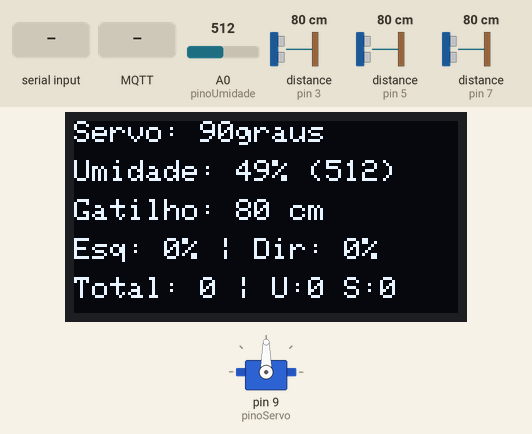
A sketch run on a simulated Arduino Uno WiFi Rev2. On the bench: 128×64 one-colour display, servo. Wiring (inferred from the names in the program): 3 × ultrasonic range finder: trigger pin 2, echo pin 3 / trigger pin 4, echo pin 5 / trigger pin 6, echo pin 7. Inputs (shaded band) come from the test bench; at power-on: distance to the obstacle (sensors on pin 5, pin 3, pin 7) 80 cm, A0 (pinoUmidade) = 512. The echo pulse lasts 58.3 µs per cm; WiFi joins after 1.5 s; servers stay silent unless stated; random numbers use the default seed unless the sketch sets one; no MQTT or app messages arrive unless stated; what the sketch prints to the serial monitor is not drawn.

Above: at 4.8 s.
4.9 s: "travar\n" received over Serial
At 6.1 s:
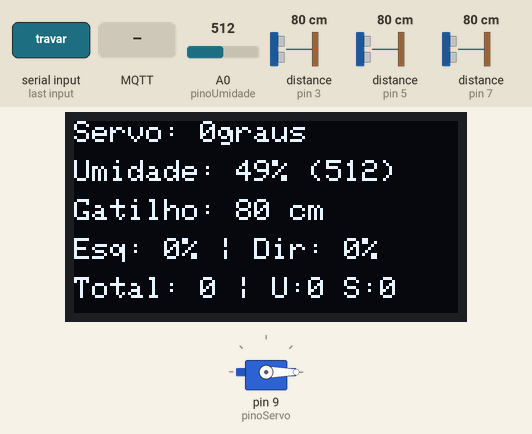
6.6 s: distance to the obstacle (sensor on pin 5) set to 2 cm
At 8.0 s:
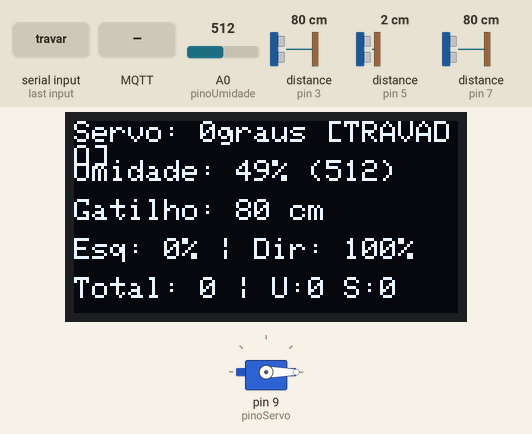
8.3 s: MQTT message "travar" arrives on the first subscribed topic
At 9.2 s:
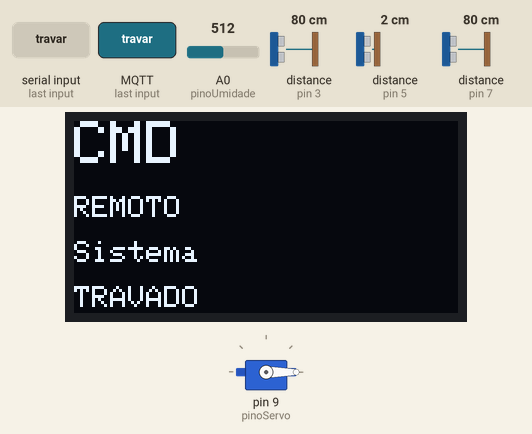
11.3 s: distance to the obstacle (sensor on pin 3) set to 2 cm
At 12.7 s:
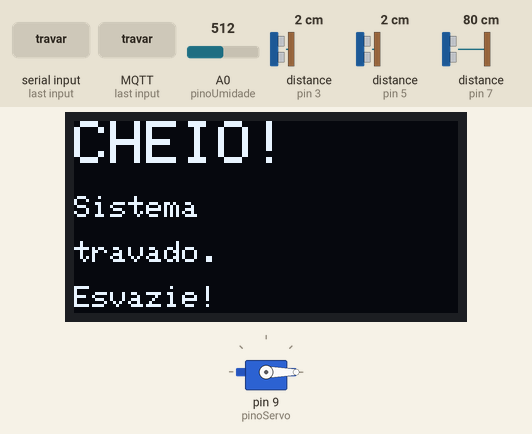
13.0 s: MQTT message "liberar" arrives on the first subscribed topic
At 14.9 s:
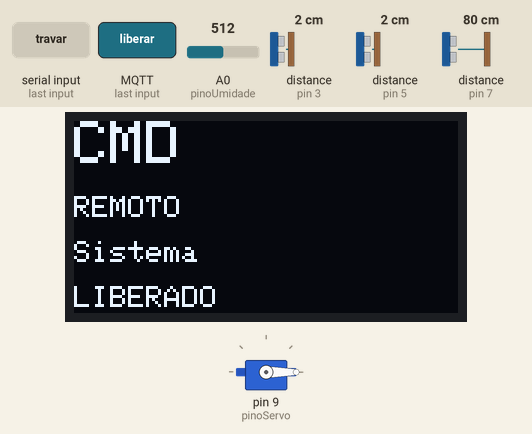
16.0 s: distance to the obstacle (sensor on pin 5) set to 4 cm
At 17.6 s:
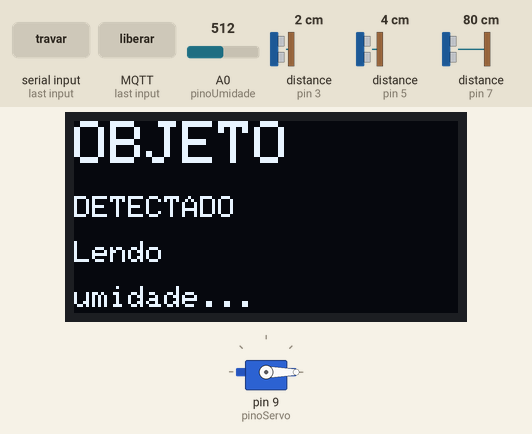
Timing chart, 0 to 21.0 s (numbered marks = the images above; inputs shaded):
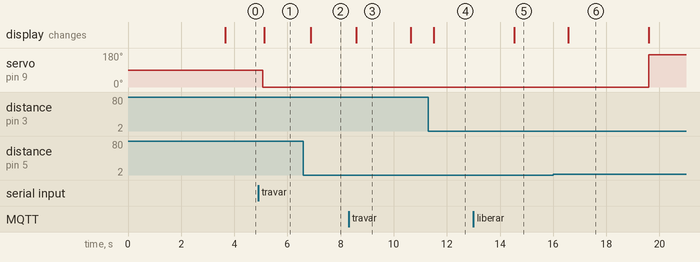

Measured:
- after the input at 4.9 s, servo on pin 9 (pinoServo): 90° → 0° after 0.18 s; the display: changes after 0.22 s (image 1)
- after the input at 6.6 s, the display: changes after 0.28 s (image 2)
- after the input at 8.3 s, the display: changes after 0.30 s (image 3)
- after the input at 11.3 s, the display: changes after 0.20 s (image 4)
- after the input at 13.0 s, the display: changes after 1.5 s (image 5)
- after the input at 16.0 s, servo on pin 9 (pinoServo): 0° → 170° after 3.6 s
- what the display in image 3 shows lasts 2.0 s, from 8.6 s to 10.6 s

The sketch:

lixeira_iot.ino
```cpp
/*
 * LIXEIRA INTELIGENTE IoT
 * ========================
 * Extensão do sistema de triagem automática com suporte a MQTT.
 *
 * Dependências adicionais:
 *   - PubSubClient (by Nick O'Leary)  -> Gerenciador de Bibliotecas Arduino
 *   - WiFiNINA  (se usar Arduino Uno WiFi R2 / Nano 33 IoT)
 *     OU
 *   - Ethernet  (se usar shield Ethernet W5100/W5500)
 *
 * Broker: broker.hivemq.com (público, porta 1883)
 * Tópicos publicados:
 *   lixeira/<ID>/status   -> JSON com todos os sensores (modo espera)
 *   lixeira/<ID>/triagem  -> JSON com resultado de cada triagem
 *   lixeira/<ID>/alerta   -> JSON com alertas de nível / travamento
 *
 * Tópicos assinados:
 *   lixeira/<ID>/cmd      -> comandos remotos: "reset", "travar", "liberar"
 */

#include <Servo.h>
#include <Wire.h>
#include <Adafruit_GFX.h>
#include <Adafruit_SSD1306.h>

// ── Escolha uma das duas opções de conectividade ─────────────────────────────
#define USAR_WIFI      // Comente esta linha e descomente a de baixo para Ethernet
// #define USAR_ETHERNET

#ifdef USAR_WIFI
  #include <WiFiNINA.h>
  #include <PubSubClient.h>
  const char* WIFI_SSID     = "SEU_WIFI";
  const char* WIFI_SENHA    = "SUA_SENHA";
  WiFiClient redeCliente;
#endif

#ifdef USAR_ETHERNET
  #include <Ethernet.h>
  #include <PubSubClient.h>
  byte mac[] = { 0xDE, 0xAD, 0xBE, 0xEF, 0xFE, 0xED };
  EthernetClient redeCliente;
#endif

// ── MQTT ──────────────────────────────────────────────────────────────────────
const char* MQTT_BROKER  = "broker.hivemq.com";
const int   MQTT_PORTA   = 1883;
const char* LIXEIRA_ID   = "lixeira_01"; // Mude se tiver múltiplas unidades

char topico_status[40];
char topico_triagem[40];
char topico_alerta[40];
char topico_cmd[40];

PubSubClient mqtt(redeCliente);

// ── DISPLAY OLED ──────────────────────────────────────────────────────────────
#define LARGURA_OLED 128
#define ALTURA_OLED  64
#define RESET_OLED   -1
Adafruit_SSD1306 display(LARGURA_OLED, ALTURA_OLED, &Wire, RESET_OLED);

// ── PINOS ────────────────────────────────────────────────────────────────────
const int trigger1 = 2;  const int eco1 = 3;  // Gatilho (entrada de lixo)
const int trigger2 = 4;  const int eco2 = 5;  // Nível compartimento DIR (Úmido)
const int trigger3 = 6;  const int eco3 = 7;  // Nível compartimento ESQ (Seco)
const int pinoUmidade    = A0;
const int pinoServo      = 9;

// ── LIMITES E CALIBRAÇÃO ──────────────────────────────────────────────────────
const float limiarUmidade           = 1;    // % mínimo para considerar "molhado"
const int   distanciaDeteccaoLixo  = 15;   // cm — gatilho de entrada
const int   ALTURA_COMPARTIMENTO   = 30;   // cm — altura interna do compartimento
const int   LIMITE_CHEIO_AVISO     = 75;   // % — exibe alerta amarelo
const int   LIMITE_CHEIO_TRAVA     = 95;   // % — trava a aleta, bloqueia entrada

Servo motorAleta;
int anguloBase = 90;
int anguloEsq  = 20;
int anguloDir  = 170;
int anguloAtual = 90;

// ── ESTADO GLOBAL ─────────────────────────────────────────────────────────────
bool  travado          = false;  // Trava remota ou por nível
int   totalTriagens    = 0;
int   totalUmidos      = 0;
int   totalSecos       = 0;
unsigned long ultimoPublish = 0;
const unsigned long INTERVALO_STATUS = 2000; // ms entre publicações de status

// ── PROTÓTIPOS ────────────────────────────────────────────────────────────────
long lerDistancia(int trig, int eco);
int  calcularNivel(long distancia);
void displayAviso(String l1, String l2, String l3, String l4);
void conectarMQTT();
void callbackMQTT(char* topico, byte* payload, unsigned int tamanho);
void publicarStatus(long distEntrada, int umidade, int nivelDir, int nivelEsq);
void publicarTriagem(bool umido, int umidade, int nivelDir, int nivelEsq);
void publicarAlerta(String tipo, String mensagem);
String construirJsonStatus(long distEntrada, int umidade, int nivelDir, int nivelEsq);
String construirJsonTriagem(bool umido, int umidade, int nivelDir, int nivelEsq);

// =============================================================================
void setup() {
  Serial.begin(9600);
  Serial.setTimeout(50);

  // Tópicos MQTT
  sprintf(topico_status,  "lixeira/%s/status",  LIXEIRA_ID);
  sprintf(topico_triagem, "lixeira/%s/triagem", LIXEIRA_ID);
  sprintf(topico_alerta,  "lixeira/%s/alerta",  LIXEIRA_ID);
  sprintf(topico_cmd,     "lixeira/%s/cmd",     LIXEIRA_ID);

  // OLED
  if (!display.begin(SSD1306_SWITCHCAPVCC, 0x3C)) {
    Serial.println(F("Falha OLED"));
    for (;;);
  }
  display.clearDisplay();
  display.setTextColor(WHITE);

  // Pinos
  pinMode(eco1, INPUT);    pinMode(trigger1, OUTPUT);
  pinMode(eco2, INPUT);    pinMode(trigger2, OUTPUT);
  pinMode(eco3, INPUT);    pinMode(trigger3, OUTPUT);
  pinMode(pinoUmidade, INPUT);

  // Servo
  motorAleta.attach(pinoServo);
  motorAleta.write(anguloBase);

  // Rede
  #ifdef USAR_WIFI
    display.setCursor(0,0); display.setTextSize(1);
    display.println("Conectando WiFi..."); display.display();
    WiFi.begin(WIFI_SSID, WIFI_SENHA);
    int tentativas = 0;
    while (WiFi.status() != WL_CONNECTED && tentativas < 20) {
      delay(500); Serial.print("."); tentativas++;
    }
    if (WiFi.status() == WL_CONNECTED) {
      Serial.println("\nWiFi OK: " + WiFi.localIP().toString());
    }
  #endif
  #ifdef USAR_ETHERNET
    Ethernet.begin(mac);
    delay(1000);
  #endif

  mqtt.setServer(MQTT_BROKER, MQTT_PORTA);
  mqtt.setCallback(callbackMQTT);
  conectarMQTT();

  delay(2000);
}

// =============================================================================
void loop() {
  // Mantém conexão MQTT ativa
  if (!mqtt.connected()) conectarMQTT();
  mqtt.loop();

  // Controle manual via Serial (mantido do projeto original)
  if (Serial.available() > 0) {
    String cmd = Serial.readStringUntil('\n');
    cmd.trim();
    if (cmd.length() > 0) {
      int novoAngulo = cmd.toInt();
      if (novoAngulo >= 0 && novoAngulo <= 180) {
        anguloAtual = novoAngulo;
        motorAleta.write(anguloAtual);
      }
    }
  }

  // ── Leitura dos sensores ───────────────────────────────────────────────────
  long distEntrada       = lerDistancia(trigger1, eco1);
  long distNivelDir      = lerDistancia(trigger2, eco2);
  long distNivelEsq      = lerDistancia(trigger3, eco3);
  int  valorBrutoUmidade = analogRead(pinoUmidade);
  int  umidade           = constrain(map(valorBrutoUmidade, 1010, 0, 0, 100), 0, 100);
  int  nivelDir          = calcularNivel(distNivelDir);
  int  nivelEsq          = calcularNivel(distNivelEsq);

  // ── Verificação de nível crítico ───────────────────────────────────────────
  bool compartimentoCheio = (nivelDir >= LIMITE_CHEIO_TRAVA || nivelEsq >= LIMITE_CHEIO_TRAVA);
  bool compartimentoAlerta = (nivelDir >= LIMITE_CHEIO_AVISO || nivelEsq >= LIMITE_CHEIO_AVISO);

  if (compartimentoCheio && !travado) {
    travado = true;
    String mensagem = "{\"tipo\":\"CHEIO_CRITICO\",\"msg\":\"Compartimento cheio! Aleta travada.\","
                      "\"nivelDir\":" + String(nivelDir) + ",\"nivelEsq\":" + String(nivelEsq) + "}";
    mqtt.publish(topico_alerta, mensagem.c_str(), true); // retained = true
    Serial.println("[ALERTA] Compartimento cheio - travado!");
  }

  if (!compartimentoCheio && travado) {
    // Esvaziado remotamente ou fisicamente — libera se não houve trava remota
    // (trava remota é limpa apenas via comando MQTT "liberar")
    // Aqui só libera se foi trava automática
  }

  // ── LÓGICA DE TRIAGEM ─────────────────────────────────────────────────────
  if (distEntrada > 0 && distEntrada <= distanciaDeteccaoLixo) {

    if (travado) {
      // Sistema travado — rejeita entrada e avisa
      displayAviso("CHEIO!", "Sistema", "travado.", "Esvazie!");
      mqtt.publish(topico_alerta,
        "{\"tipo\":\"ENTRADA_BLOQUEADA\",\"msg\":\"Tentativa de entrada bloqueada - sistema travado\"}");
      delay(3000);
      return;
    }

    displayAviso("OBJETO", "DETECTADO", "Lendo", "umidade...");
    delay(1500);

    valorBrutoUmidade = analogRead(pinoUmidade);
    umidade = constrain(map(valorBrutoUmidade, 1010, 0, 0, 100), 0, 100);
    String textoUmidade = "Umid: " + String(umidade) + "%";

    delay(1500);

    bool umido = (umidade >= limiarUmidade);
    totalTriagens++;

    if (umido) {
      totalUmidos++;
      displayAviso("UMIDO", "Descartando", "Lado Dir ->", textoUmidade);
      anguloAtual = anguloDir;
    } else {
      totalSecos++;
      displayAviso("SECO", "Descartando", "<- Lado Esq", textoUmidade);
      anguloAtual = anguloEsq;
    }
    motorAleta.write(anguloAtual);

    // Publica resultado da triagem
    publicarTriagem(umido, umidade, nivelDir, nivelEsq);

    delay(2500);
    anguloAtual = anguloBase;
    motorAleta.write(anguloAtual);

  } else {
    // ── MODO ESPERA ───────────────────────────────────────────────────────────
    // Monta display de depuração
    String statusTrava = travado ? " [TRAVADO]" : "";
    display.clearDisplay();
    display.setTextSize(1);
    display.setCursor(0,  0); display.print("Servo: "); display.print(anguloAtual); display.print("graus"); display.print(statusTrava);
    display.setCursor(0, 13); display.print("Umidade: "); display.print(umidade); display.print("% ("); display.print(valorBrutoUmidade); display.print(")");
    display.setCursor(0, 26); display.print("Gatilho: "); display.print(distEntrada); display.print(" cm");
    display.setCursor(0, 39); display.print("Esq: "); display.print(nivelEsq); display.print("% | Dir: "); display.print(nivelDir); display.print("%");
    display.setCursor(0, 52); display.print("Total: "); display.print(totalTriagens); display.print(" | U:"); display.print(totalUmidos); display.print(" S:"); display.print(totalSecos);
    display.display();

    // Alerta visual no compartimento quase cheio
    if (compartimentoAlerta && !compartimentoCheio) {
      Serial.println("[AVISO] Nível alto - considere esvaziar.");
    }

    // Publica status periodicamente
    unsigned long agora = millis();
    if (agora - ultimoPublish >= INTERVALO_STATUS) {
      publicarStatus(distEntrada, umidade, nivelDir, nivelEsq);
      ultimoPublish = agora;

      Serial.print("Servo: "); Serial.print(anguloAtual); Serial.print("° | ");
      Serial.print("Umid: "); Serial.print(umidade); Serial.print("% | ");
      Serial.print("Gatilho: "); Serial.print(distEntrada); Serial.print("cm | ");
      Serial.print("Esq: "); Serial.print(nivelEsq); Serial.print("% | ");
      Serial.print("Dir: "); Serial.print(nivelDir); Serial.print("% | ");
      Serial.print("Triagens: "); Serial.println(totalTriagens);
    }

    delay(250);
  }
}

// =============================================================================
// FUNÇÕES AUXILIARES
// =============================================================================

long lerDistancia(int trig, int eco) {
  digitalWrite(trig, LOW);
  delayMicroseconds(2);
  digitalWrite(trig, HIGH);
  delayMicroseconds(10);
  digitalWrite(trig, LOW);
  long duracao = pulseIn(eco, HIGH, 30000);
  if (duracao == 0) return 999;
  return duracao / 58;
}

// Converte distância do sensor de nível em porcentagem de preenchimento
int calcularNivel(long distancia) {
  if (distancia >= 999) return 0; // Sensor sem retorno = vazio / erro
  // Quanto menor a distância, mais cheio está
  int nivel = map(distancia, ALTURA_COMPARTIMENTO, 2, 0, 100);
  return constrain(nivel, 0, 100);
}

void displayAviso(String l1, String l2, String l3, String l4) {
  display.clearDisplay();
  display.setTextSize(2);
  display.setCursor(0, 0);  display.println(l1);
  display.setTextSize(1);
  display.setCursor(0, 25); display.println(l2);
  display.setCursor(0, 40); display.println(l3);
  display.setCursor(0, 55); display.println(l4);
  display.display();
}

void conectarMQTT() {
  int tentativas = 0;
  while (!mqtt.connected() && tentativas < 5) {
    Serial.print("Conectando ao broker MQTT...");
    String clientId = String(LIXEIRA_ID) + "_" + String(random(0xffff), HEX);
    if (mqtt.connect(clientId.c_str())) {
      Serial.println(" OK!");
      mqtt.subscribe(topico_cmd);
      // Publica mensagem de presença (retained)
      String msg = "{\"id\":\"" + String(LIXEIRA_ID) + "\",\"status\":\"online\"}";
      mqtt.publish((String("lixeira/") + LIXEIRA_ID + "/presenca").c_str(), msg.c_str(), true);
    } else {
      Serial.print(" Falha, rc="); Serial.println(mqtt.state());
      delay(3000);
      tentativas++;
    }
  }
}

// Recebe comandos remotos via MQTT
void callbackMQTT(char* topico, byte* payload, unsigned int tamanho) {
  String cmd = "";
  for (unsigned int i = 0; i < tamanho; i++) cmd += (char)payload[i];
  cmd.trim();
  Serial.print("[MQTT CMD] "); Serial.println(cmd);

  if (cmd == "travar") {
    travado = true;
    mqtt.publish(topico_alerta, "{\"tipo\":\"CMD_TRAVADO\",\"msg\":\"Sistema travado remotamente\"}");
    displayAviso("CMD", "REMOTO", "Sistema", "TRAVADO");
    delay(2000);

  } else if (cmd == "liberar") {
    travado = false;
    mqtt.publish(topico_alerta, "{\"tipo\":\"CMD_LIBERADO\",\"msg\":\"Sistema liberado remotamente\"}");
    displayAviso("CMD", "REMOTO", "Sistema", "LIBERADO");
    delay(2000);

  } else if (cmd == "reset") {
    totalTriagens = 0;
    totalUmidos   = 0;
    totalSecos    = 0;
    mqtt.publish(topico_alerta, "{\"tipo\":\"RESET\",\"msg\":\"Contadores zerados via comando\"}");
    Serial.println("[CMD] Contadores zerados.");
  }
}

void publicarStatus(long distEntrada, int umidade, int nivelDir, int nivelEsq) {
  String json = "{";
  json += "\"id\":\"" + String(LIXEIRA_ID) + "\",";
  json += "\"travado\":" + String(travado ? "true" : "false") + ",";
  json += "\"umidade\":" + String(umidade) + ",";
  json += "\"gatilho_cm\":" + String(distEntrada) + ",";
  json += "\"nivel_dir_pct\":" + String(nivelDir) + ",";
  json += "\"nivel_esq_pct\":" + String(nivelEsq) + ",";
  json += "\"servo_graus\":" + String(anguloAtual) + ",";
  json += "\"total_triagens\":" + String(totalTriagens) + ",";
  json += "\"total_umidos\":" + String(totalUmidos) + ",";
  json += "\"total_secos\":" + String(totalSecos);
  json += "}";
  mqtt.publish(topico_status, json.c_str());
}

void publicarTriagem(bool umido, int umidade, int nivelDir, int nivelEsq) {
  String json = "{";
  json += "\"id\":\"" + String(LIXEIRA_ID) + "\",";
  json += "\"tipo\":\"" + String(umido ? "UMIDO" : "SECO") + "\",";
  json += "\"umidade_pct\":" + String(umidade) + ",";
  json += "\"nivel_dir_pct\":" + String(nivelDir) + ",";
  json += "\"nivel_esq_pct\":" + String(nivelEsq) + ",";
  json += "\"total_triagens\":" + String(totalTriagens) + ",";
  json += "\"total_umidos\":" + String(totalUmidos) + ",";
  json += "\"total_secos\":" + String(totalSecos);
  json += "}";
  mqtt.publish(topico_triagem, json.c_str());
}
```
